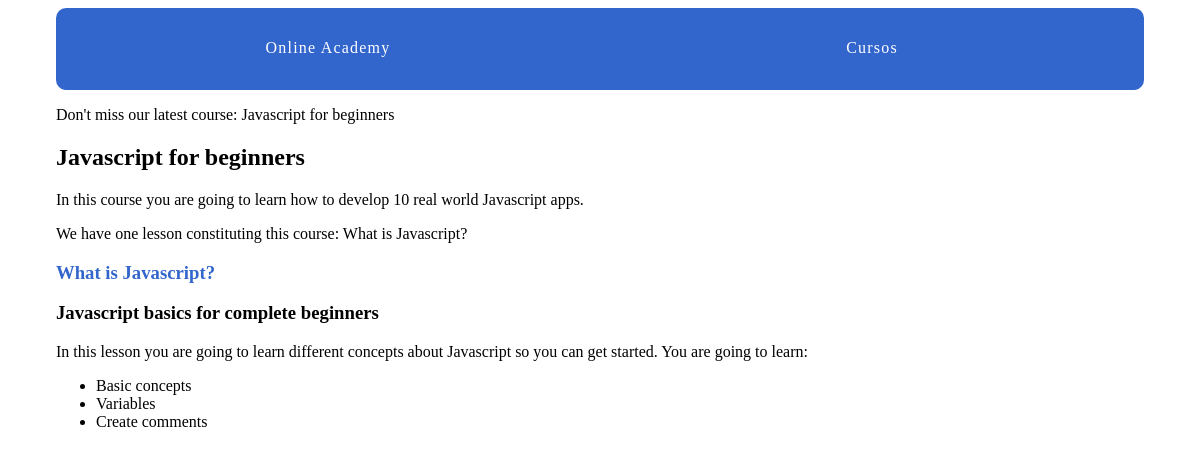
/courses/5/, run on the app's committed database.
### courses/models.py (models this page shows)
class Courses(models.Model):
    created_at = models.DateTimeField(auto_now_add=True)
    title = models.CharField(max_length=30)
    description = models.TextField()
    def __str__(self):
        return self.title

class Lessons(models.Model):
    title = models.CharField(max_length=30)
    description = models.TextField()
    content = models.TextField(blank=True, default='')
    order = models.IntegerField(default=0)
    course = models.ForeignKey(Courses, on_delete=models.CASCADE)
    class Meta:
        ordering = ['order', ]
    def __str__(self):
        return self.title

### courses/views.py (the view)
# urls.py: path('<int:pk>/', views.courses_detail, name='course_detail'),
def courses_detail(request, pk):
    course = get_object_or_404(Courses, pk=pk)
    return render(request, 'courses/course_detail.html', {'course': course})

### courses/templatetags/course_extras.py (called while the page is built)
@register.simple_tag
def last_course():
    return Courses.objects.latest('created_at')

@register.filter('markdown_to_html')
def markdown_to_html(markdown_text):
    html_body = markdown2.markdown(markdown_text)
    return mark_safe(html_body)

### courses/templates/courses/course_detail.html (shortened to what this page needs)
{% extends "layout.html" %}
{% load humanize course_extras %}
{% block content %}
<article>
    <h2>{{ course.title }}</h2>
    <p>{{ course.description }}</p>
    <p>We have {{ course.lessons_set.count|apnumber }} lesson{{ course.lessons_set.count|pluralize }} constituting this course: {{ course.lessons_set.all|join:", " }}</p>
    <section>
        {% for lesson in course.lessons_set.all %}
            <h3>
                <a href="{% url 'courses:lesson_detail' courses_pk=lesson.course.pk lesson_pk=lesson.pk %}"> {{ lesson.title }} </a>
            </h3>
            {{ lesson.description|markdown_to_html }}
        {% endfor %}
    </section>
</article>
{% endblock %}

### online_academy/templates/layout.html (shortened to what this page needs)
{% load static from static %}
{% load course_extras %}
<!DOCTYPE html>
<html lang="en" dir="ltr">
    <head>
        <link rel="stylesheet" href="{% static 'css/layout.css' %}">
    </head>
    <body>
        <div class="site-container">
            <nav>
                <a href="{% url 'home' %}">Online Academy</a>
                <a href="{% url 'courses:courses_list' %}">Cursos</a>
            </nav>
            <p>Don't miss our latest course: {% last_course %}</p>
            {% block content %}{% endblock %}
        </div>
    </body>
</html>

### assets/css/layout.css (style rules this page uses)
html { box-sizing: border-box; }
*, *::after, *::before { box-sizing: inherit; }
.site-container { max-width: 68em; margin-left: auto; margin-right: auto; }
.site-container::after { clear: both; content: ""; display: table; }
.site-container nav { width: 100%; display: table; width: 100%; table-layout: fixed; border-bottom-left-radius: 10px; border-bottom-right-radius: 10px; border-top-left-radius: 10px; border-top-right-radius: 10px; border-bottom-left-radius: 10px; border-top-left-radius: 10px; border-bottom-right-radius: 10px; border-top-right-radius: 10px; background-color: #3366CC; margin-bottom: 1em; overflow: hidden; }
.site-container nav a { display: table-cell; width: 8.33333%; padding: 10px; border-bottom: 2px solid #3366CC; color: #FFFFFF; letter-spacing: 0.075em; line-height: 60px; text-align: center; text-decoration: none; }
article h2 a, article h3 a { color: #3366CC; text-decoration: none; }

### data on the page
Courses: title "Javascript for beginners", description "In this course you are going to learn how to develop 10 real world Javascript apps.", lessons_set.count|apnumber "one", lessons_set.all "What is Javascript?"
Lessons: title "What is Javascript?", description "Javascript basics for complete beginners In this lesson you are going to learn different concepts about Javascript so you can get started. You are going to learn: Basic concepts Variables Create comments"
